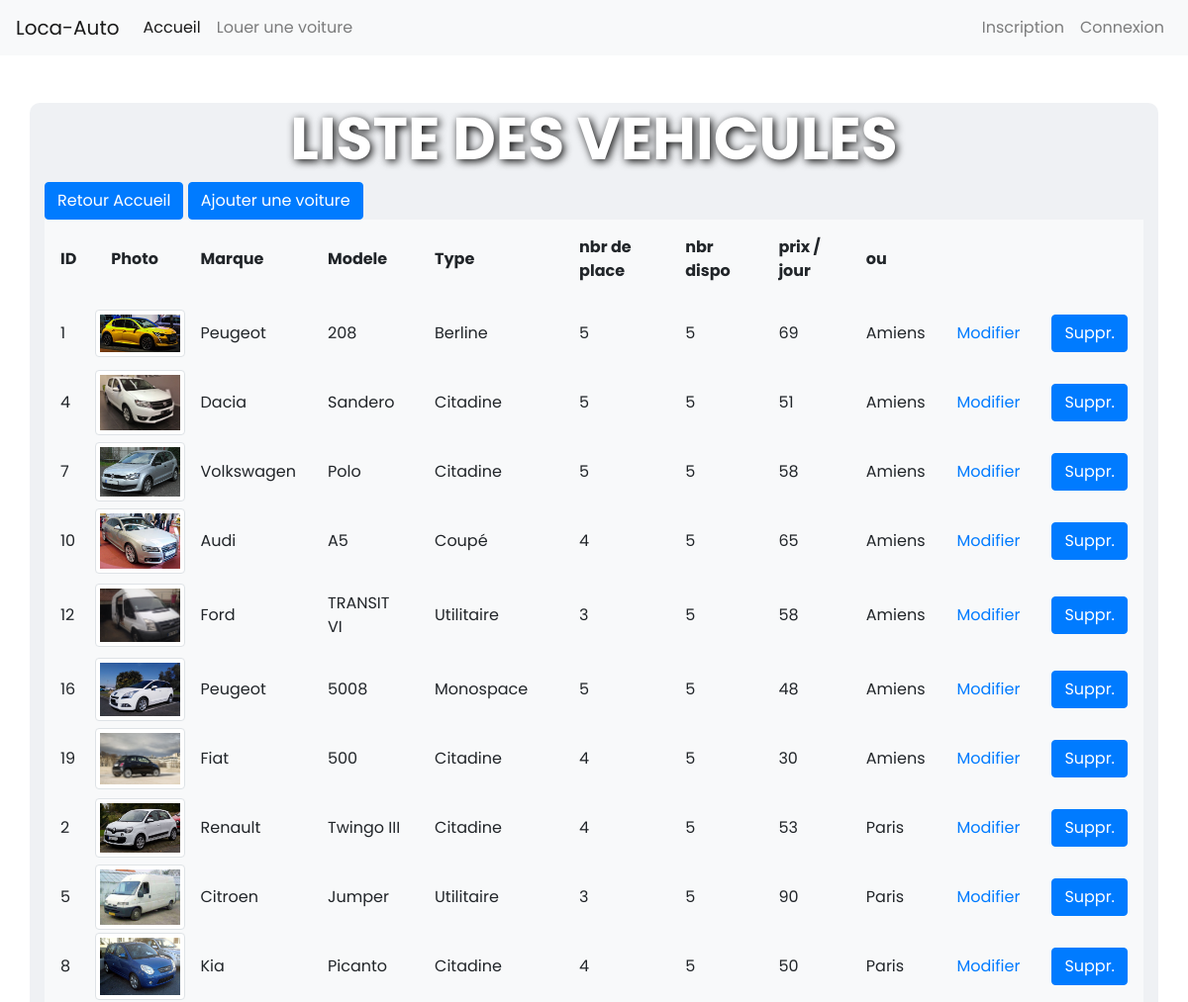
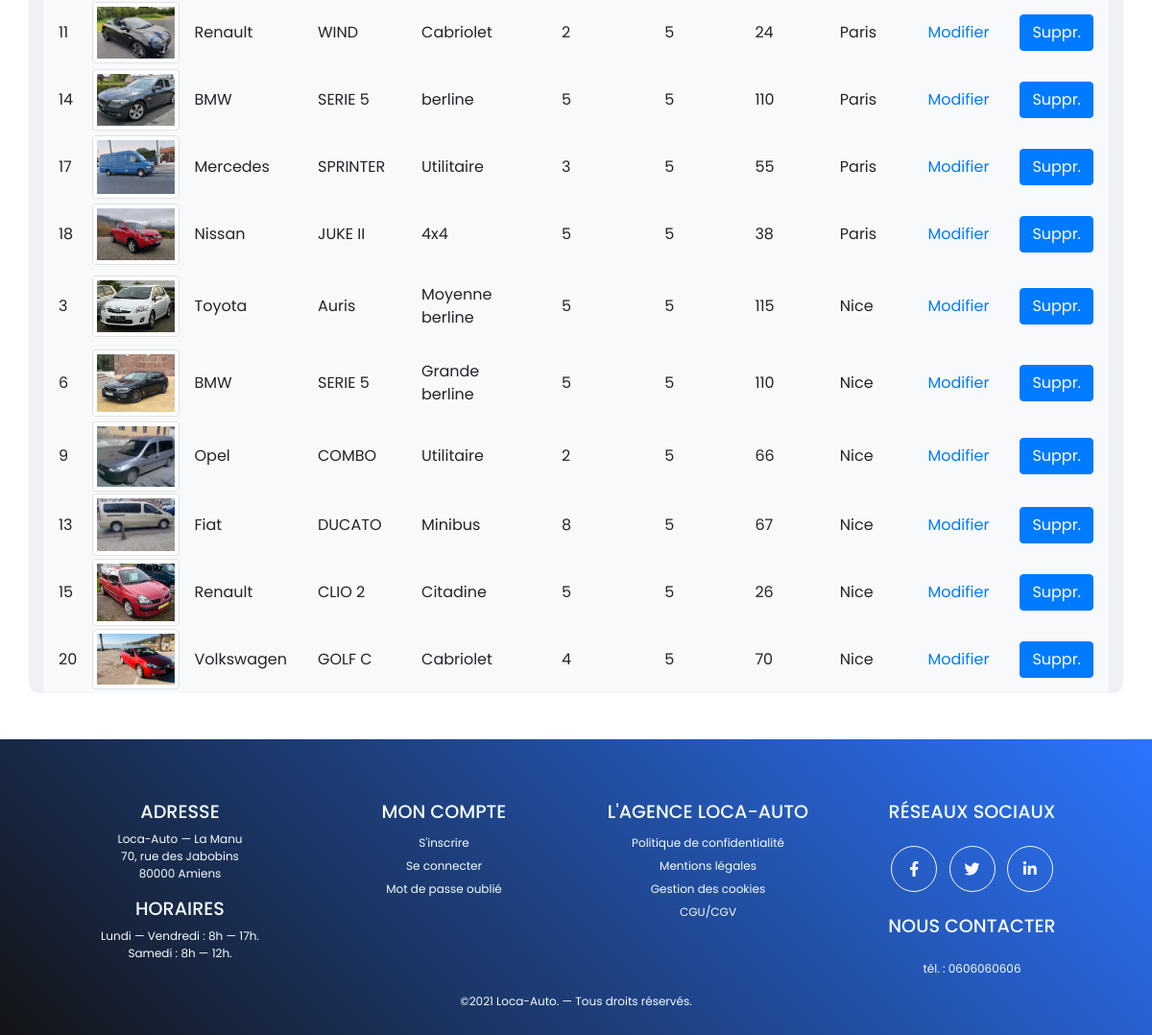
Page /index.php/admin_controller/listVehicles on the committed database (2 pictures, top to bottom).
### tables this page shows
CREATE TABLE Vehicle(
        `id`                  Int  Auto_increment  NOT NULL ,
        `vehicle_model`       Varchar (50) NOT NULL ,
        `vehicle_type`        Varchar (50) NOT NULL ,
        `vehicle_description` Varchar (255) NOT NULL ,
        `nb_seat`             Int NOT NULL ,
        `nb_vehicle_dispo`    Int NOT NULL ,
        `price_day`           Int NOT NULL ,
        `url_image`           Varchar (255) NOT NULL ,
        `id_Mark`             Int NOT NULL ,
        `id_Parking`          Int NOT NULL
	,CONSTRAINT Vehicle_PK PRIMARY KEY (`id`)

	,CONSTRAINT Vehicle_Mark_FK FOREIGN KEY (`id_Mark`) REFERENCES Mark(`id`)
	,CONSTRAINT Vehicle_Parking0_FK FOREIGN KEY (`id_Parking`) REFERENCES Parking(`id`)
);

CREATE TABLE Mark(
        `id`  Int  Auto_increment  NOT NULL ,
        `name` Varchar (50) NOT NULL
	,CONSTRAINT Mark_PK PRIMARY KEY (`id`)
);

CREATE TABLE Parking(
        `id`      Int  Auto_increment  NOT NULL ,
        `location` Varchar (320) NOT NULL ,
        `capacity` Int NOT NULL
	,CONSTRAINT Parking_PK PRIMARY KEY (`id`)
);

### application/controllers/Admin_controller.php (called while the page is built, shortened)
<?php
class Admin_controller extends CI_Controller
{
    public function __construct()
    {
        $this->load->model('Customer_model');
        $this->load->model('Vehicle_model');
        $this->load->model('Mark_model');
        $this->load->model('Parking_model');
        $this->load->model('Rent_model');
        $this->load->model('Admin_model');
        $this->load->helper('url');
        $this->load->helper('form');
        $this->load->library('form_validation');
    }
    public function listVehicles()
    {
        $data['vehicles'] = $this->Vehicle_model->select_all();
        $data["title"] = 'Admin | Voitures';
        $this->load->view('templates/header', $data);
        $this->load->view('admin/listVehicles', $data);
        $this->load->view('templates/footer', $data);
    }
}

### index.php (called while the page is built, shortened)
<?php
require_once BASEPATH.'core/CodeIgniter.php';

### application/models/Vehicle_model.php (called while the page is built, shortened)
<?php
class Vehicle_model extends CI_Model
{
    public function select_all()
    {
        $this->db->select(
            '
        vehicle.id AS idVehicle,
        vehicle_model AS Model,
        vehicle_type AS Type,
        vehicle_description AS Description,
        nb_seat AS Places,
        nb_vehicle_dispo AS Dispo,
        price_day AS Forfait,
        url_image AS Image,
        id_Mark,
        id_Parking,
        Mark.name AS Mark,
        Parking.id AS idPark,
        Parking.location AS namePark'
        );
        $this->db->from('Vehicle');
        $this->db->join('Mark', 'Vehicle.id_Mark = Mark.id');
        $this->db->join('Parking', 'Vehicle.id_Parking = Parking.id');
        $query = $this->db->get();
        return $query->result_array();
    }
}

### application/views/admin/listVehicles.php (the view, shortened to what this page needs)
<div class="container opacity mb-5">
    <h1 class="text-center mt-5" id="titleSection">Liste des vehicules</h1>
    <a class="btn btn-primary" href='<?= base_url() . "index.php/Admin_controller/" ?>'>Retour Accueil</a>
    <a class="btn btn-primary" href='<?= base_url() . "index.php/Admin_controller/addVehicle/" ?>'>Ajouter une voiture</a>
    <table class="bg-light">
        <tr>
            <th class="p-3">ID</th>
            <th class="p-3">Photo</th>
            <th class="p-3">Marque</th>
            <th class="p-3">Modele</th>
            <th class="p-3">Type</th>
            <th class="p-3">nbr de place</th>
            <th class="p-3">nbr dispo</th>
            <th class="p-3">prix / jour</th>
            <th class="p-3">ou</th>
        </tr>
        <?php
        foreach ($vehicles as $vehicle) {
        ?>
            <tr>
                <td class="p-3"><?= $vehicle['idVehicle'] ?></td>
                <td><img src="<?= base_url() ?>assets/images/<?= $vehicle['Image'] ?>" alt="<?= $vehicle['Mark'] . ' ' . $vehicle['Model'] ?>" class="img-thumbnail" width="100px"></td>
                <td class="p-3"><?= $vehicle['Mark'] ?></td>
                <td class="p-3"><?= $vehicle['Model'] ?></td>
                <td class="p-3"><?= $vehicle['Type'] ?></td>
                <td class="p-3"><?= $vehicle['Places'] ?></td>
                <td class="p-3"><?= $vehicle['Dispo'] ?></td>
                <td class="p-3"><?= $vehicle['Forfait'] ?></td>
                <td class="p-3"><?= $vehicle['namePark'] ?></td>
                <td class="p-3"><a href="<?= base_url() . 'index.php/Admin_controller/editVehicle/' . $vehicle['idVehicle'] ?>">Modifier</a></td>
                <td class="p-3"><button type="button" class="btn btn-primary" data-toggle="modal" data-target="#exampleModal-<?= $vehicle['idVehicle']; ?>">Suppr.</button></td>
            </tr>
        <?php
        }
        ?>
    </table>
</div>

### application/views/templates/header.php (shortened to what this page needs)
<!DOCTYPE html>
<html lang="fr">
<head>
    <link rel="stylesheet" href="https://cdn.jsdelivr.net/npm/bootstrap@4.6.0/dist/css/bootstrap.min.css">
    <link rel="stylesheet" href="https://cdnjs.cloudflare.com/ajax/libs/font-awesome/5.15.2/css/all.min.css" />
    <link rel="stylesheet" href="<?= base_url() ?>assets/css/style.css">
</head>
<body>
    <nav class="navbar navbar-expand-lg navbar-light bg-light">
        <a class="navbar-brand" href="<?= base_url(); ?>">Loca-Auto</a>
        <div class="collapse navbar-collapse" id="navbarNav">
            <div class="d-flex flex-column flex-md-row w-100">
                <div class="left-navbar">
                    <ul class="navbar-nav">
                        <li class="nav-item active">
                            <a class="nav-link" href="<?= base_url(); ?>">Accueil</a>
                        </li>
                        <li class="nav-item">
                            <a class="nav-link" href="<?= site_url('Vehicle_controller/listVehicles/') ?>">Louer une voiture</a>
                        </li>
                    </ul>
                </div>
                <div class="right-navbar ml-md-auto">
                    <ul class="navbar-nav">
                        <?php if (isset($_SESSION['id'])) {
                            if ($_SESSION['role'] == 'customer') {
                        ?>
                                <li class="nav-item">
                                    <a class="nav-link" href="<?= site_url('Customer_controller/profil/' . $_SESSION['id']) ?>">Mon profil</a>
                                </li>
                            <?php
                            } else {
                            ?>
                                <li class="nav-item">
                                    <a class="nav-link" href="<?= site_url('Admin_controller/index/'); ?>">Dashboard Admin</a>
                                </li>
                            <?php
                            }
                            ?>
                            <li class="nav-item">
                                <a class="nav-link" href="<?= site_url('Customer_controller/disconnect/') ?>">Déconnexion</a>
                            </li>
                        <?php
                        } else {
                        ?>
                            <li class="nav-item">
                                <a class="nav-link" href="<?= site_url('Customer_controller/register/') ?>">Inscription</a>
                            </li>
                            <li class="nav-item">
                                <a class="nav-link" href="<?= site_url('Customer_controller/connect/') ?>">Connexion</a>
                            </li>
                        <?php
                        }
                        ?>
                    </ul>
                </div>
            </div>
        </div>
    </nav>

### application/views/templates/footer.php (shortened to what this page needs)
<footer class="footer pt-5 mt-5">
    <div class="container mt-3">
        <div class="row">
            <div class="col-md-3 mb-5 mb-md-0">
                <h4 class="text-uppercase">Adresse</h4>
                <p>
                    Loca-Auto &mdash; La Manu
                    <br />
                    70, rue des Jabobins
                    <br />
                    80000 Amiens
                </p>
                <h4 class="text-uppercase">Horaires</h4>
                <p>
                    Lundi &mdash; Vendredi : 8h &mdash; 17h.
                    <br />
                    Samedi : 8h &mdash; 12h.
                </p>
            </div>
            <div class="col-md-3 mb-5 mb-md-0" id="compte">
                <h4 class="text-uppercase">Mon compte</h4>
                <ul>
                    <?php if (isset($_SESSION['id'])) {
                    ?>
                        <li>
                            <a href="<?= site_url('Customer_controller/profil/' . $_SESSION['id']) ?>">Mon profil</a>
                        </li>
                        <li>
                            <a href="<?= site_url('Customer_controller/disconnect/') ?>">Déconnexion</a>
                        </li>
                    <?php
                    } else {
                    ?>
                        <li>
                            <a href="<?= site_url('Customer_controller/register/') ?>">S'inscrire</a>
                        </li>
                        <li>
                            <a href="<?= site_url('Customer_controller/connect/') ?>">Se connecter</a>
                        </li>
                        <li><a href="">Mot de passe oublié</a></li>
                    <?php
                    }
                    ?>
                </ul>
            </div>
            <div class="col-md-3 mb-5 mb-md-0" id="agence">
                <h4 class="text-uppercase">L'agence Loca-Auto</h4>
                <ul>
                    <li><a href="">Politique de confidentialité</a></li>
                    <li><a href="">Mentions légales</a></li>
                    <li><a href="">Gestion des cookies</a></li>
                    <li><a href="">CGU/CGV</a></li>
                </ul>
            </div>
            <div class="col-md-3 mb-5 mb-md-0">
                <h4 class="text-uppercase mb-4">Réseaux sociaux</h4>
                <a class="btn btn-outline-light btn-social mx-1" href="#!"><i class="fab fa-fw fa-facebook-f"></i></a>
                <a class="btn btn-outline-light btn-social mx-1" href="#!"><i class="fab fa-fw fa-twitter"></i></a>
                <a class="btn btn-outline-light btn-social mx-1" href="#!"><i class="fab fa-fw fa-linkedin-in"></i></a>
                <h4 class="text-uppercase my-4">Nous contacter</h4>
                <p>tél. : 0606060606</p>
            </div>
        </div>
        <div>
            <p>&copy;2021 Loca-Auto. &mdash; Tous droits réservés.</p>
        </div>
    </div>
</footer>
</body>
</html>

### assets/css/style.css (style rules this page uses)
* { padding: 0; margin: 0; list-style: none; text-decoration: none; box-sizing: border-box; }
body, html { scroll-behavior: smooth; }
body { font-family: "Poppins", sans-serif; background-image: url("../images/car-2664447_1920.jpg"); background-size: cover; background-attachment: fixed; background-repeat: no-repeat; }
footer { color: #f4fefe; text-align: center; background: linear-gradient(45deg, #131416, #2c75ff); padding: 10px 50px 10px; }
footer h4 { font-size: 1.2rem; }
footer p { font-size: 0.75rem; }
#compte li a, #agence li a { text-decoration: none; color: #f4fefe; font-size: 0.75rem; }
.btn-social { border-radius: 100%; display: inline-flex; width: 3rem; height: 3rem; font-size: 1rem; justify-content: center; align-items: center; }
.opacity { background-color: rgba(233, 236, 239, 0.7); border-radius: 10px; }
#titleSection { font-size: 60px; font-weight: 700; text-shadow: 2px 2px 8px black; color: white; text-transform: uppercase; }

### rows in the picture
vehicle: id "1", url_image (picture), id_Mark.name "Peugeot", vehicle_model "208", vehicle_type "Berline", nb_seat "5", nb_vehicle_dispo "5", price_day "69", id_Parking.location "Amiens"
vehicle: id "4", url_image (picture), id_Mark.name "Dacia", vehicle_model "Sandero", vehicle_type "Citadine", nb_seat "5", nb_vehicle_dispo "5", price_day "51", id_Parking.location "Amiens"
vehicle: id "7", url_image (picture), id_Mark.name "Volkswagen", vehicle_model "Polo", vehicle_type "Citadine", nb_seat "5", nb_vehicle_dispo "5", price_day "58", id_Parking.location "Amiens"
vehicle: id "10", url_image (picture), id_Mark.name "Audi", vehicle_model "A5", vehicle_type "Coupé", nb_seat "4", nb_vehicle_dispo "5", price_day "65", id_Parking.location "Amiens"
vehicle: id "12", url_image (picture), id_Mark.name "Ford", vehicle_model "TRANSIT VI", vehicle_type "Utilitaire", nb_seat "3", nb_vehicle_dispo "5", price_day "58", id_Parking.location "Amiens"
vehicle: id "16", url_image (picture), id_Mark.name "Peugeot", vehicle_model "5008", vehicle_type "Monospace", nb_seat "5", nb_vehicle_dispo "5", price_day "48", id_Parking.location "Amiens"
vehicle: id "19", url_image (picture), id_Mark.name "Fiat", vehicle_model "500", vehicle_type "Citadine", nb_seat "4", nb_vehicle_dispo "5", price_day "30", id_Parking.location "Amiens"
vehicle: id "2", url_image (picture), id_Mark.name "Renault", vehicle_model "Twingo III", vehicle_type "Citadine", nb_seat "4", nb_vehicle_dispo "5", price_day "53", id_Parking.location "Paris"
vehicle: id "5", url_image (picture), id_Mark.name "Citroen", vehicle_model "Jumper", vehicle_type "Utilitaire", nb_seat "3", nb_vehicle_dispo "5", price_day "90", id_Parking.location "Paris"
vehicle: id "8", url_image (picture), id_Mark.name "Kia", vehicle_model "Picanto", vehicle_type "Citadine", nb_seat "4", nb_vehicle_dispo "5", price_day "50", id_Parking.location "Paris"
vehicle: id "11", url_image (picture), id_Mark.name "Renault", vehicle_model "WIND", vehicle_type "Cabriolet", nb_seat "2", nb_vehicle_dispo "5", price_day "24", id_Parking.location "Paris"
vehicle: id "14", url_image (picture), id_Mark.name "BMW", vehicle_model "SERIE 5", vehicle_type "berline", nb_seat "5", nb_vehicle_dispo "5", price_day "110", id_Parking.location "Paris"
vehicle: id "17", url_image (picture), id_Mark.name "Mercedes", vehicle_model "SPRINTER", vehicle_type "Utilitaire", nb_seat "3", nb_vehicle_dispo "5", price_day "55", id_Parking.location "Paris"
vehicle: id "18", url_image (picture), id_Mark.name "Nissan", vehicle_model "JUKE II", vehicle_type "4x4", nb_seat "5", nb_vehicle_dispo "5", price_day "38", id_Parking.location "Paris"
vehicle: id "3", url_image (picture), id_Mark.name "Toyota", vehicle_model "Auris", vehicle_type "Moyenne berline", nb_seat "5", nb_vehicle_dispo "5", price_day "115", id_Parking.location "Nice"
vehicle: id "6", url_image (picture), id_Mark.name "BMW", vehicle_model "SERIE 5", vehicle_type "Grande berline", nb_seat "5", nb_vehicle_dispo "5", price_day "110", id_Parking.location "Nice"
vehicle: id "9", url_image (picture), id_Mark.name "Opel", vehicle_model "COMBO", vehicle_type "Utilitaire", nb_seat "2", nb_vehicle_dispo "5", price_day "66", id_Parking.location "Nice"
vehicle: id "13", url_image (picture), id_Mark.name "Fiat", vehicle_model "DUCATO", vehicle_type "Minibus", nb_seat "8", nb_vehicle_dispo "5", price_day "67", id_Parking.location "Nice"
vehicle: id "15", url_image (picture), id_Mark.name "Renault", vehicle_model "CLIO 2", vehicle_type "Citadine", nb_seat "5", nb_vehicle_dispo "5", price_day "26", id_Parking.location "Nice"
vehicle: id "20", url_image (picture), id_Mark.name "Volkswagen", vehicle_model "GOLF C", vehicle_type "Cabriolet", nb_seat "4", nb_vehicle_dispo "5", price_day "70", id_Parking.location "Nice"
